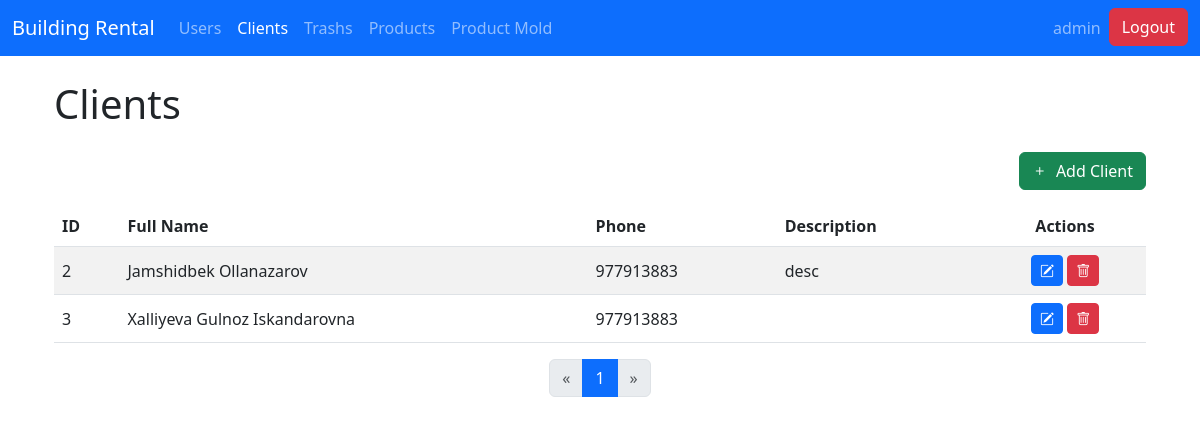
Screenshot of /clients/ (signed in) with the database file from the repository.
### core/models.py (models this page shows, shortened)
class Client(models.Model):
    fullname = models.CharField(max_length=255)
    phone = models.CharField(max_length=50, blank=True, null=True)
    desc = models.TextField(blank=True, null=True)

### core/views.py (the view)
# urls.py: path('clients/', views.client_list, name='client_list'),
@login_required
def client_list(request):
    clients = Client.objects.all().order_by('id')
    paginator = Paginator(clients, 10)  # Display 10 clients per page
    page_number = request.GET.get('page')
    page_obj = paginator.get_page(page_number)
    create_form = ClientForm()
    update_forms = {client.id: ClientForm(instance=client) for client in page_obj}
    return render(request, 'admin/core/client_list.html', {
        'page_obj': page_obj,
        'create_form': create_form,
        'update_forms': update_forms,
    })

### core/templatetags/dict_extras.py (called while the page is built)
@register.filter
def get_item(dictionary, key):
    return dictionary.get(key)

### core/templatetags/form_tags.py (called while the page is built)
@register.filter(name='add_class')
def add_class(field, css):
    return field.as_widget(attrs={'class': css})

### templates/admin/core/client_list.html (shortened to what this page needs)
{% extends 'admin/base.html' %}
{% load dict_extras %}
{% block content %}
<div class="container my-4">
  <h1 class="mb-4">Clients</h1>
  <div class="d-grid gap-2 d-md-flex justify-content-md-end mb-3">
    <button class="btn btn-success" data-bs-toggle="modal" data-bs-target="#createClientModal">
      <i class="bi bi-plus me-1"></i> Add Client
    </button>
  </div>
  <div class="table-responsive">
    <table class="table table-striped align-middle">
      <thead>
        <tr>
          <th>ID</th>
          <th>Full Name</th>
          <th>Phone</th>
          <th>Description</th>
          <th class="text-center">Actions</th>
        </tr>
      </thead>
      <tbody>
        {% for client in page_obj %}
          <tr>
            <td>{{ client.id }}</td>
            <td>{{ client.fullname }}</td>
            <td>{{ client.phone }}</td>
            <td>{{ client.desc }}</td>
            <td class="text-center">
              <button class="btn btn-primary btn-sm" data-bs-toggle="modal" data-bs-target="#updateClientModal{{ client.id }}" title="Edit">
                <i class="bi bi-pencil-square"></i>
              </button>
              <button class="btn btn-danger btn-sm" data-bs-toggle="modal" data-bs-target="#deleteClientModal{{ client.id }}" title="Delete">
                <i class="bi bi-trash"></i>
              </button>
            </td>
          </tr>
        {% endfor %}
      </tbody>
    </table>
  </div>
  <nav>
    <ul class="pagination justify-content-center">
      {% if page_obj.has_previous %}
        <li class="page-item">
          <a class="page-link" href="?page={{ page_obj.previous_page_number }}" aria-label="Previous">
            <span aria-hidden="true">&laquo;</span>
          </a>
        </li>
      {% else %}
        <li class="page-item disabled">
          <span class="page-link">&laquo;</span>
        </li>
      {% endif %}
      {% for num in page_obj.paginator.page_range %}
        {% if page_obj.number == num %}
          <li class="page-item active"><span class="page-link">{{ num }}</span></li>
        {% else %}
          <li class="page-item"><a class="page-link" href="?page={{ num }}">{{ num }}</a></li>
        {% endif %}
      {% endfor %}
      {% if page_obj.has_next %}
        <li class="page-item">
          <a class="page-link" href="?page={{ page_obj.next_page_number }}" aria-label="Next">
            <span aria-hidden="true">&raquo;</span>
          </a>
        </li>
      {% else %}
        <li class="page-item disabled">
          <span class="page-link">&raquo;</span>
        </li>
      {% endif %}
    </ul>
  </nav>
</div>
{% endblock %}

### templates/admin/base.html (shortened to what this page needs)
{% load static %}
<!DOCTYPE html>
<html lang="en">
<head>
  <link href="https://cdn.jsdelivr.net/npm/bootstrap@5.3.0/dist/css/bootstrap.min.css" rel="stylesheet">
  <link rel="stylesheet" href="https://cdn.jsdelivr.net/npm/bootstrap-icons@1.10.3/font/bootstrap-icons.css">
  <link href="https://cdnjs.cloudflare.com/ajax/libs/select2/4.1.0-rc.0/css/select2.min.css" rel="stylesheet" />
</head>
<body>
  <nav class="navbar navbar-expand-lg navbar-dark bg-primary">
    <div class="container-fluid">
      <a class="navbar-brand" href="
        {% if user.is_staff %}
            {% url 'dashboard' %}
        {% else %}
            {% url 'client_list' %}
        {% endif %}
        ">Building Rental</a>
      <div class="collapse navbar-collapse" id="navbarSupportedContent">
        <ul class="navbar-nav me-auto mb-2 mb-lg-0">
        {% if user.is_staff %}
            <li class="nav-item">
              <a class="nav-link {% if request.resolver_match.url_name == 'user_list' %}active{% endif %}" href="{% url 'user_list' %}">Users</a>
            </li>
        {% endif %}
        <li class="nav-item">
          <a class="nav-link {% if request.resolver_match.url_name == 'client_list' %}active{% endif %}" href="{% url 'client_list' %}">Clients</a>
        </li>
        <li class="nav-item">
          <a class="nav-link {% if request.resolver_match.url_name == 'trash_list' %}active{% endif %}" href="{% url 'trash_list' %}">Trashs</a>
        </li>
        <li class="nav-item">
          <a class="nav-link {% if request.resolver_match.url_name == 'product_list' %}active{% endif %}" href="{% url 'product_list' %}">Products</a>
        </li>
        <li class="nav-item">
          <a class="nav-link {% if request.resolver_match.url_name == 'productmold_list' %}active{% endif %}" href="{% url 'productmold_list' %}">Product Mold</a>
        </li>
        </ul>
        <ul class="navbar-nav ms-auto">
          {% if user.is_authenticated %}
            <li class="nav-item">
              <a class="nav-link" href="#">{{ user.username }}</a>
            </li>
            <li class="nav-item">
                <form method="POST" action="{% url 'logout' %}">
                    <button type="submit" class="btn btn-danger">
                        Logout
                    </button>
                </form>
            </li>
          {% endif %}
        </ul>
      </div>
    </div>
  </nav>
  <div class="container mt-4">
    {% block content %}{% endblock %}
  </div>
</body>
</html>

### rows the page displays
Client: id "2", fullname "Jamshidbek Ollanazarov", phone "977913883", desc "desc"
Client: id "3", fullname "Xalliyeva Gulnoz Iskandarovna", phone "977913883"

### other values shown
{{ user.username }} "admin"
{{ num }} "1"
